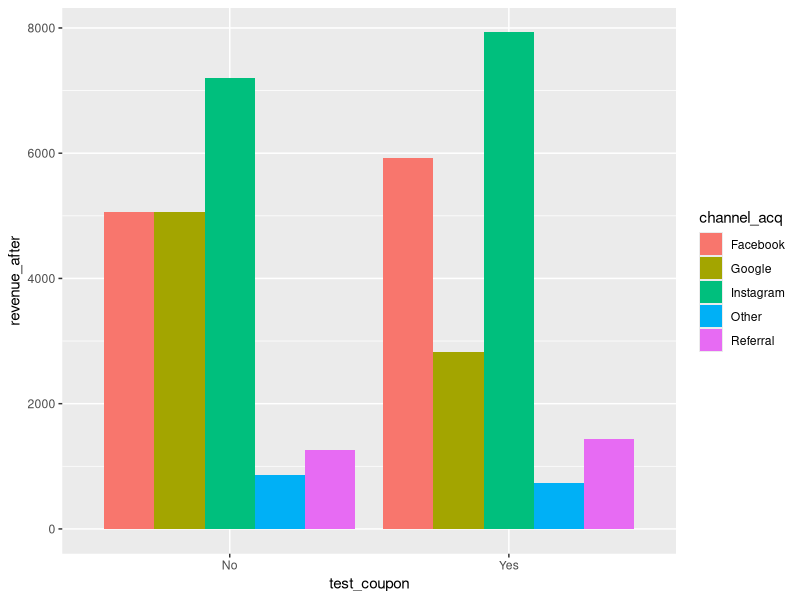
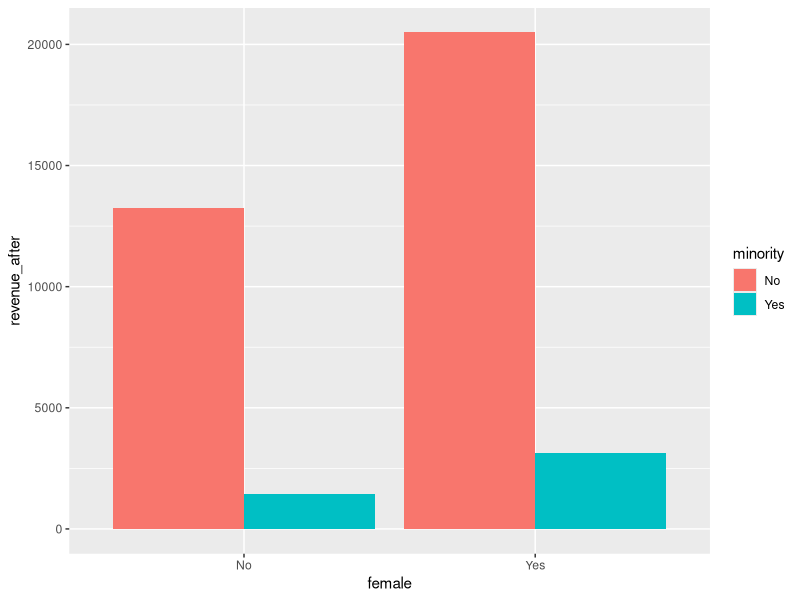
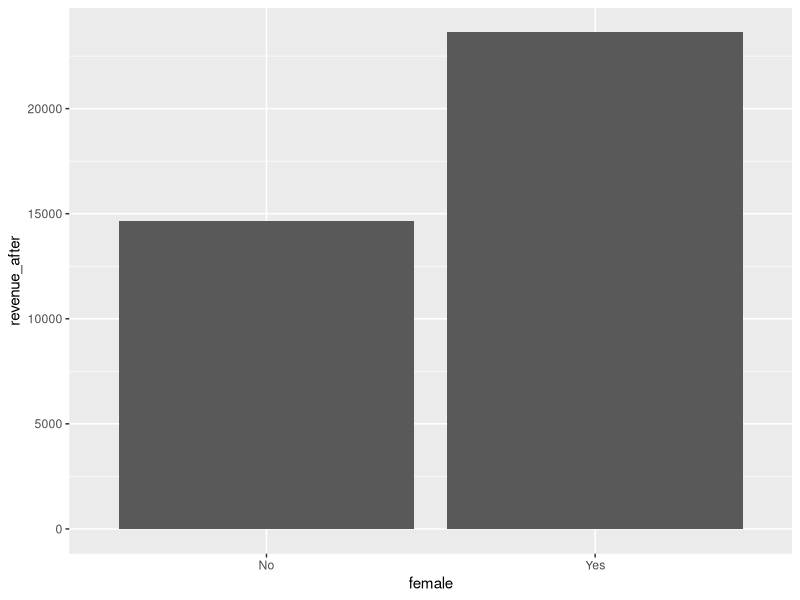
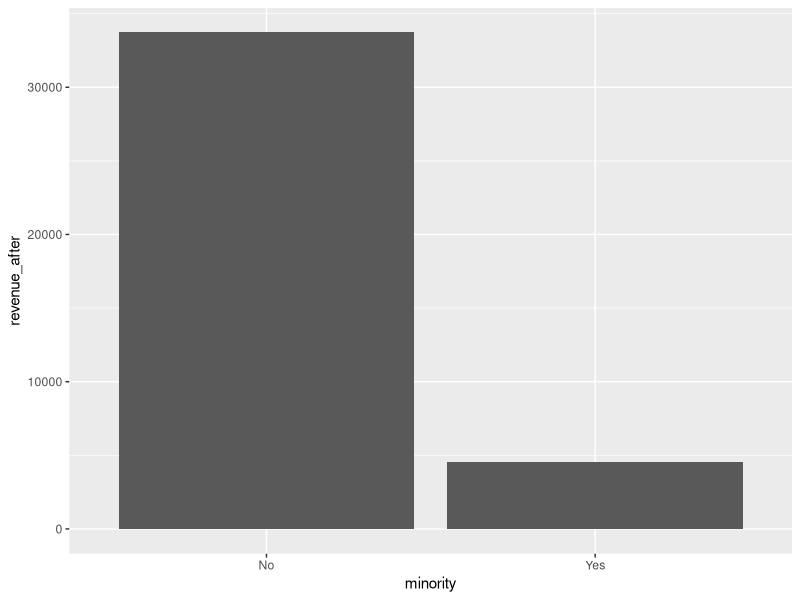
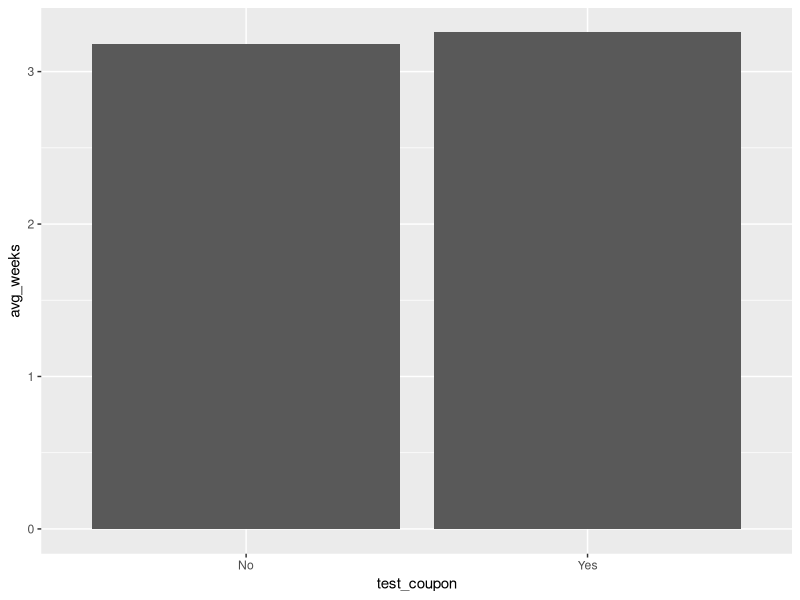
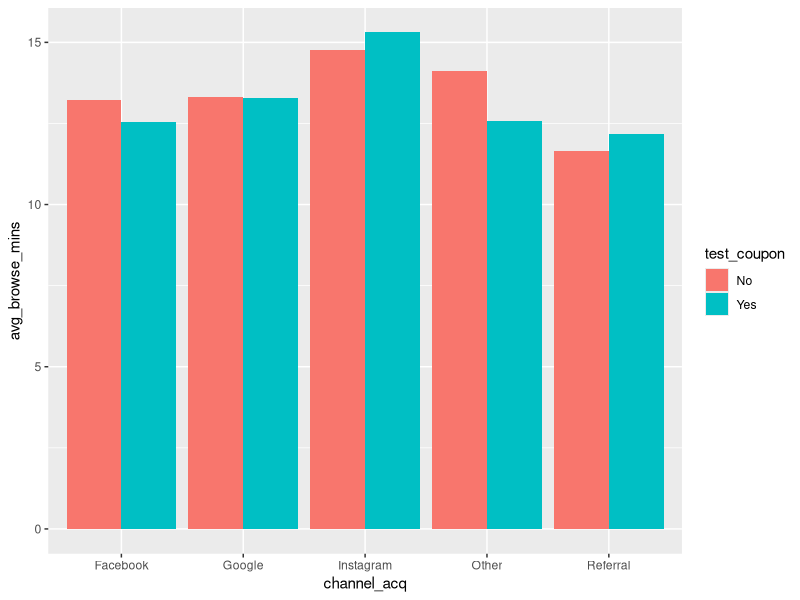
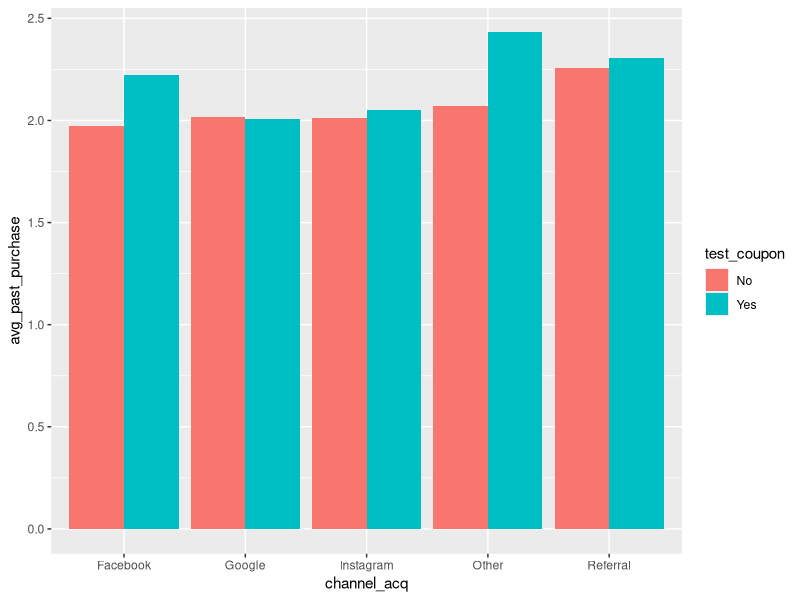
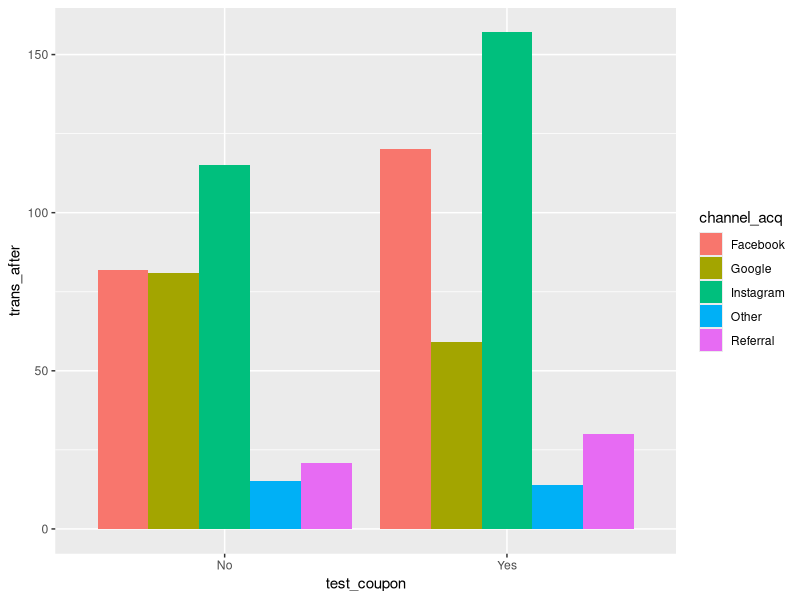

R code for these plots, in order: (Note: this script raises an error after producing the figures.)
library(dplyr)
library(ggplot2)

#loading artea dataset

artea_ab = read.csv("521703-XLS-ENG.xlsx - AB_test.csv")
artea_nc = read.csv("521703-XLS-ENG.xlsx - Next_Campaign.csv")

attach(artea_ab)
attach(artea_nc)

# summary of dataset
summary(artea_ab)
summary(artea_nc)

################ Graphical analysis ########################################
# analysis at channel level
df = artea_ab %>% group_by(channel_acq,test_coupon )  %>%
  summarise(revenue_after = sum(revenue_after),
            .groups = 'drop')

df$channel_acq = ifelse(df$channel_acq=="1","Google",df$channel_acq)
df$channel_acq = ifelse(df$channel_acq=="2","Facebook",df$channel_acq)
df$channel_acq = ifelse(df$channel_acq=="3","Instagram",df$channel_acq)
df$channel_acq = ifelse(df$channel_acq=="4","Referral",df$channel_acq)
df$channel_acq = ifelse(df$channel_acq=="5","Other",df$channel_acq)

df$test_coupon = ifelse(df$test_coupon=="1","Yes","No")

#ggplot(df, aes(fill=channel_acq, y=revenue_after, x=test_coupon)) + geom_bar(position="stack", stat = "identity")

ggplot(df, aes(fill=channel_acq, y=revenue_after, x=test_coupon)) + 
  geom_bar(position="dodge", stat="identity")

# at gender and minor level
df2 = artea_ab %>% group_by(female,minority )  %>%
  summarise(revenue_after = sum(revenue_after),
            .groups = 'drop')

df2$female = ifelse(df2$female=="1","Yes","No")
df2$minority = ifelse(df2$minority=="1","Yes","No")

ggplot(df2, aes(fill=minority, y=revenue_after, x=female)) + 
  geom_bar(position="dodge", stat="identity")

# female expenditure analysis
df3 = artea_ab %>% group_by(female)  %>%
  summarise(revenue_after = sum(revenue_after),
            .groups = 'drop')

df3$female = ifelse(df3$female=="1","Yes","No")

ggplot(df3, aes(y=revenue_after, x=female)) + 
  geom_bar(stat="identity")

# Minority expenditure analysis
df4 = artea_ab %>% group_by(minority )  %>%
  summarise(revenue_after = sum(revenue_after),
            .groups = 'drop')

df4$minority = ifelse(df4$minority=="1","Yes","No")

ggplot(df4, aes(y=revenue_after, x=minority)) + 
  geom_bar(stat="identity")

#################### General analysis of variables with test coupon ##################
# average weeks since visits for coupon holders
df4 = artea_ab %>% group_by(test_coupon)  %>%
  summarise(avg_weeks = mean(weeks_since_visit),
            .groups = 'drop')

df4$test_coupon = ifelse(df4$test_coupon=="1","Yes","No")

ggplot(df4, aes(y=avg_weeks, x=test_coupon)) + 
  geom_bar(stat="identity")

# time spent on web
df5 = artea_ab %>% group_by(channel_acq,test_coupon)  %>%
  summarise(avg_browse_mins = mean(browsing_minutes),
            .groups = 'drop')

df5$test_coupon = ifelse(df5$test_coupon=="1","Yes","No")
df5$channel_acq = ifelse(df5$channel_acq=="1","Google",df5$channel_acq)
df5$channel_acq = ifelse(df5$channel_acq=="2","Facebook",df5$channel_acq)
df5$channel_acq = ifelse(df5$channel_acq=="3","Instagram",df5$channel_acq)
df5$channel_acq = ifelse(df5$channel_acq=="4","Referral",df5$channel_acq)
df5$channel_acq = ifelse(df5$channel_acq=="5","Other",df5$channel_acq)

ggplot(df5, aes(fill= test_coupon,y=avg_browse_mins, x=channel_acq)) + 
  geom_bar(position="dodge",stat="identity")

# number of past purchases at coupon level
df6 = artea_ab %>% group_by(channel_acq,test_coupon)  %>%
  summarise(avg_past_purchase = mean(num_past_purch),
            .groups = 'drop')

df6$test_coupon = ifelse(df6$test_coupon=="1","Yes","No")
df6$channel_acq = ifelse(df6$channel_acq=="1","Google",df6$channel_acq)
df6$channel_acq = ifelse(df6$channel_acq=="2","Facebook",df6$channel_acq)
df6$channel_acq = ifelse(df6$channel_acq=="3","Instagram",df6$channel_acq)
df6$channel_acq = ifelse(df6$channel_acq=="4","Referral",df6$channel_acq)
df6$channel_acq = ifelse(df6$channel_acq=="5","Other",df6$channel_acq)

ggplot(df6, aes(fill= test_coupon,y=avg_past_purchase, x=channel_acq)) + 
  geom_bar(position="dodge",stat="identity")

########## graphical analysis of transactions ####################################
# analysis at channel level
df = artea_ab %>% group_by(channel_acq,test_coupon )  %>%
  summarise(trans_after = sum(trans_after),
            .groups = 'drop')

df$channel_acq = ifelse(df$channel_acq=="1","Google",df$channel_acq)
df$channel_acq = ifelse(df$channel_acq=="2","Facebook",df$channel_acq)
df$channel_acq = ifelse(df$channel_acq=="3","Instagram",df$channel_acq)
df$channel_acq = ifelse(df$channel_acq=="4","Referral",df$channel_acq)
df$channel_acq = ifelse(df$channel_acq=="5","Other",df$channel_acq)

df$test_coupon = ifelse(df$test_coupon=="1","Yes","No")

#ggplot(df, aes(fill=channel_acq, y=revenue_after, x=test_coupon)) + geom_bar(position="stack", stat = "identity")

ggplot(df, aes(fill=channel_acq, y=trans_after, x=test_coupon)) + 
  geom_bar(position="dodge", stat="identity")

# at gender and minor level
df2 = artea_ab %>% group_by(female,minority )  %>%
  summarise(trans_after = sum(trans_after),
            .groups = 'drop')

df2$female = ifelse(df2$female=="1","Yes","No")
df2$minority = ifelse(df2$minority=="1","Yes","No")

ggplot(df2, aes(fill=minority, y=trans_after, x=female)) + 
  geom_bar(position="dodge", stat="identity")

# female expenditure analysis
df3 = artea_ab %>% group_by(female)  %>%
  summarise(trans_after = sum(trans_after),
            .groups = 'drop')

df3$female = ifelse(df3$female=="1","Yes","No")

ggplot(df3, aes(y=trans_after, x=female)) + 
  geom_bar(stat="identity")

# Minority expenditure analysis
df4 = artea_ab %>% group_by(minority )  %>%
  summarise(trans_after = sum(trans_after),
            .groups = 'drop')

df4$minority = ifelse(df4$minority=="1","Yes","No")

ggplot(df4, aes(y=trans_after, x=minority)) + 
  geom_bar(stat="identity")

################# t-test for variables #############################################
t.test(artea_ab$test_coupon[artea_ab$test_coupon=="1"], artea_ab$num_past_purch)
t.test(artea_ab$test_coupon[artea_ab$test_coupon=="0"], artea_ab$num_past_purch)

t.test(artea_ab$test_coupon[artea_ab$test_coupon=="1"], artea_ab$spent_last_purchase)
t.test(artea_ab$test_coupon[artea_ab$test_coupon=="0"], artea_ab$spent_last_purchase)

t.test(artea_ab$test_coupon[artea_ab$test_coupon=="1"], artea_ab$weeks_since_visit)
t.test(artea_ab$test_coupon[artea_ab$test_coupon=="0"], artea_ab$weeks_since_visit)

t.test(artea_ab$test_coupon[artea_ab$test_coupon=="1"], artea_ab$browsing_minutes)
t.test(artea_ab$test_coupon[artea_ab$test_coupon=="0"], artea_ab$browsing_minutes)

# Just for reference (not useful to compare the data split was done randomly since 
#                     the columns used below came after the promotion)

t.test(artea_ab$test_coupon[artea_ab$test_coupon=="1"], artea_ab$trans_after)
t.test(artea_ab$test_coupon[artea_ab$test_coupon=="0"], artea_ab$trans_after)

t.test(artea_ab$test_coupon[artea_ab$test_coupon=="1"], artea_ab$revenue_after)
t.test(artea_ab$test_coupon[artea_ab$test_coupon=="0"], artea_ab$revenue_after)

########################### dummy variables for channels####################################
artea_ab$facebook <- ifelse(artea_ab$channel_acq == 2, 1, 0)
artea_ab$google <- ifelse(artea_ab$channel_acq == 1, 1, 0)
artea_ab$instagram <- ifelse(artea_ab$channel_acq == 3, 1, 0)
artea_ab$other <- ifelse(artea_ab$channel_acq == 5, 1, 0)
artea_ab$referral <- ifelse(artea_ab$channel_acq == 4, 1, 0)

################# correlation within data ##########################################
# transaction after
cor(artea_ab$trans_after, artea_ab$revenue_after, method = 'spearman')
cor(artea_ab$trans_after, artea_ab$test_coupon, method = 'spearman')
cor(artea_ab$trans_after, artea_ab$minority, method = 'spearman')
cor(artea_ab$trans_after, artea_ab$female, method = 'spearman')
cor(artea_ab$trans_after, artea_ab$facebook, method = 'spearman')
cor(artea_ab$trans_after, artea_ab$google, method = 'spearman')
cor(artea_ab$trans_after, artea_ab$instagram, method = 'spearman')
cor(artea_ab$trans_after, artea_ab$other, method = 'spearman')
cor(artea_ab$trans_after, artea_ab$referral, method = 'spearman')
cor(artea_ab$trans_after, artea_ab$num_past_purch, method = 'spearman')
cor(artea_ab$trans_after, artea_ab$spent_last_purchase, method = 'spearman')
cor(artea_ab$trans_after, artea_ab$weeks_since_visit, method = 'spearman')
cor(artea_ab$trans_after, artea_ab$browsing_minutes, method = 'spearman')
cor(artea_ab$trans_after, artea_ab$shopping_cart, method = 'spearman')

# revenue after
cor(artea_ab$revenue_after, artea_ab$revenue_after, method = 'spearman')
cor(artea_ab$revenue_after, artea_ab$test_coupon, method = 'spearman')
cor(artea_ab$revenue_after, artea_ab$minority, method = 'spearman')
cor(artea_ab$revenue_after, artea_ab$female, method = 'spearman')
cor(artea_ab$revenue_after, artea_ab$facebook, method = 'spearman')
cor(artea_ab$revenue_after, artea_ab$google, method = 'spearman')
cor(artea_ab$revenue_after, artea_ab$instagram, method = 'spearman')
cor(artea_ab$revenue_after, artea_ab$other, method = 'spearman')
cor(artea_ab$revenue_after, artea_ab$referral, method = 'spearman')
cor(artea_ab$revenue_after, artea_ab$num_past_purch, method = 'spearman')
cor(artea_ab$revenue_after, artea_ab$spent_last_purchase, method = 'spearman')
cor(artea_ab$revenue_after, artea_ab$weeks_since_visit, method = 'spearman')
cor(artea_ab$revenue_after, artea_ab$browsing_minutes, method = 'spearman')
cor(artea_ab$revenue_after, artea_ab$shopping_cart, method = 'spearman')

####################################### regression model######################################
install.packages("tidyverse")
install.packages("caret")
install.packages("leaps")

library(tidyverse)
library(caret)
library(leaps)
library(MASS)
set.seed(123)

# Set up repeated k-fold cross-validation
train.control <- trainControl(method = "cv", number = 10)

# Train the model
step.model <- train(revenue_after ~ facebook+
                                    google+
                                    instagram+
                                    other+
                                    referral+
                                    num_past_purch+
                                    spent_last_purchase+
                                    weeks_since_visit+
                                    browsing_minutes+
                                    shopping_cart, 
                    data = artea_ab,
                    method = "leapBackward", 
                    tuneGrid = data.frame(nvmax = 1:5),
                    trControl = train.control
)
step.model$results

step.model$bestTune

summary(step.model$finalModel)

coef(step.model$finalModel, 5)

model = lm(revenue_after ~ 
#     female+ (removing female to validate the next campaign data set as it don't have female)
     google+
     num_past_purch+
     spent_last_purchase+
     weeks_since_visit+
     shopping_cart, 
   data = artea_ab)

summary(model)

########################### Model validation on next campaign dataset ###################################

test_data = artea_nc

test_data$facebook <- ifelse(test_data$channel_acq == 2, 1, 0)
test_data$google <- ifelse(test_data$channel_acq == 1, 1, 0)
test_data$instagram <- ifelse(test_data$channel_acq == 3, 1, 0)
test_data$other <- ifelse(test_data$channel_acq == 5, 1, 0)
test_data$referral <- ifelse(test_data$channel_acq == 4, 1, 0)

sapply(test_data, class)

predictions <- predict(model, test_data)

data.frame(R2 = R2(predictions, test_data $ Volume), 
           RMSE = RMSE(predictions, test_data $ Volume), 
           MAE = MAE(predictions, test_data $ Volume))

######### Regression of trans after and revenue after without backward  elimination and max r-squared value
######### Also, using features which are not present in validation set (next campaign data)

model2 = lm(revenue_after ~ 
             test_coupon+
             facebook+
             google+
             instagram+
             other+
             referral+
             num_past_purch+
             spent_last_purchase+
             weeks_since_visit+
             browsing_minutes+
             shopping_cart, 
           data = artea_ab)

summary(model2)

model3 = lm(trans_after ~ 
             test_coupon+
             facebook+
             google+
             instagram+
             other+
             referral+
             num_past_purch+
             spent_last_purchase+
             weeks_since_visit+
             browsing_minutes+
             shopping_cart, 
           data = artea_ab)

summary(model3)

#################################################################################
############## Considering shopping cart * test coupon for regression ###########

artea_ab$coup_cart = artea_ab$test_coupon * artea_ab$shopping_cart 
model4 = lm(revenue_after ~ 
              test_coupon+
              facebook+
              google+
              instagram+
              other+
              referral+
              num_past_purch+
              spent_last_purchase+
              weeks_since_visit+
              browsing_minutes+
              shopping_cart+
              coup_cart, 
            data = artea_ab)

summary(model4)

############## Considering facebook * test coupon for regression ###########

artea_ab$coup_facebook = artea_ab$test_coupon * artea_ab$facebook 
model5 = lm(revenue_after ~ 
              test_coupon+
              facebook+
              google+
              instagram+
              other+
              referral+
              num_past_purch+
              spent_last_purchase+
              weeks_since_visit+
              browsing_minutes+
              shopping_cart+
              coup_facebook, 
            data = artea_ab)

summary(model5)

############## Considering google * test coupon for regression ###########

artea_ab$coup_google = artea_ab$test_coupon * artea_ab$google 
model6 = lm(revenue_after ~ 
              test_coupon+
              facebook+
              google+
              instagram+
              other+
              referral+
              num_past_purch+
              spent_last_purchase+
              weeks_since_visit+
              browsing_minutes+
              shopping_cart+
              coup_google, 
            data = artea_ab)

summary(model6)

############## Considering instagram * test coupon for regression ###########

artea_ab$coup_instagram = artea_ab$test_coupon * artea_ab$instagram 
model7 = lm(revenue_after ~ 
              test_coupon+
              facebook+
              google+
              instagram+
              other+
              referral+
              num_past_purch+
              spent_last_purchase+
              weeks_since_visit+
              browsing_minutes+
              shopping_cart+
              coup_instagram, 
            data = artea_ab)

summary(model7)

############## Considering referral * test coupon for regression ###########

artea_ab$coup_referral = artea_ab$test_coupon * artea_ab$referral
model8 = lm(revenue_after ~ 
              test_coupon+
              facebook+
              google+
              instagram+
              other+
              referral+
              num_past_purch+
              spent_last_purchase+
              weeks_since_visit+
              browsing_minutes+
              shopping_cart+
              coup_referral, 
            data = artea_ab)

summary(model8)

############## Considering other * test coupon for regression ###########

artea_ab$coup_other = artea_ab$test_coupon * artea_ab$other 
model9 = lm(revenue_after ~ 
              test_coupon+
              facebook+
              google+
              instagram+
              other+
              referral+
              num_past_purch+
              spent_last_purchase+
              weeks_since_visit+
              browsing_minutes+
              shopping_cart+
              coup_other, 
            data = artea_ab)

summary(model9)

############## Considering browsing minutes * test coupon for regression ###########

artea_ab$coup_browse_mins = ifelse(artea_ab$browsing_minutes >= mean(artea_ab$browsing_minutes) & artea_ab$test_coupon == 1, artea_ab$browsing_minutes, 0)
model10 = lm(revenue_after ~ 
              test_coupon+
              facebook+
              google+
              instagram+
              other+
              referral+
              num_past_purch+
              spent_last_purchase+
              weeks_since_visit+
              browsing_minutes+
              shopping_cart+
              coup_browse_mins, 
            data = artea_ab)

summary(model10)

############## Considering week since visit <= 1 * test coupon for regression ###########

artea_ab$coup_week_visit = ifelse(artea_ab$weeks_since_visit <= 1 & artea_ab$test_coupon == 1, 1, 0)
model11 = lm(revenue_after ~ 
              test_coupon+
              facebook+
              google+
              instagram+
              other+
              referral+
              num_past_purch+
              spent_last_purchase+
              weeks_since_visit+
              browsing_minutes+
              shopping_cart+
              coup_week_visit, 
            data = artea_ab)

summary(model11)

############## Considering avg number of past purchase * test coupon for regression ###########

artea_ab$coup_past_pur = ifelse(artea_ab$num_past_purch >= mean(artea_ab$num_past_purch) & artea_ab$test_coupon == 1, 1, 0)
model12 = lm(revenue_after ~ 
              test_coupon+
              facebook+
              google+
              instagram+
              other+
              referral+
              num_past_purch+
              spent_last_purchase+
              weeks_since_visit+
              browsing_minutes+
              shopping_cart+
              coup_past_pur, 
            data = artea_ab)

summary(model12)

##################################################################################################
################# Validating above models on next campaign data set 
################# three conditions: 
################# 1. All customers are sent coupons, 
################# 2. No coupons are sent to any customers 
################# 3. On groups created above in different models

##### model 4 ######
###  three situation for creating coup cart (0 for all,1 for all and 1 for people having cart loaded)
### (line 513, 517), (line 514,518 and (line 515, 519)

test_data$test_coupon = 1
test_data$test_coupon = 0
test_data$test_coupon = ifelse(test_data$shopping_cart > 0, 1, 0)

test_data$coup_cart = 1
test_data$coup_cart = 0
test_data$coup_cart = test_data$test_coupon * test_data$shopping_cart

sapply(test_data, class)

pred1 <- predict(model4, test_data)
pred2 <- predict(model4, test_data)
pred3 <- predict(model4, test_data)

sum(pred1)
sum(pred2)
sum(pred3)

data.frame(R2 = R2(predictions, test_data), 
           RMSE = RMSE(predictions, test_data), 
           MAE = MAE(predictions, test_data))

##### model 6 ######

test_data$test_coupon = 1
test_data$test_coupon = 0
test_data$test_coupon = ifelse(test_data$google > 0, 1, 0)

test_data$coup_google = 1
test_data$coup_google = 0
test_data$coup_google = test_data$test_coupon * test_data$google

sapply(test_data, class)

pred1 <- predict(model6, test_data)
pred2 <- predict(model6, test_data)
pred3 <- predict(model6, test_data)

sum(pred1)
sum(pred2)
sum(pred3)

##### model 7 ######

test_data$test_coupon = 1
test_data$test_coupon = 0
test_data$test_coupon = ifelse(test_data$shopping_cart > 0, 1, 0)

test_data$coup_instagram = 1
test_data$coup_instagram = 0
test_data$coup_instagram = test_data$test_coupon * test_data$coup_instagram

sapply(test_data, class)

pred1 <- predict(model7, test_data)
pred2 <- predict(model7, test_data)
pred3 <- predict(model7, test_data)

sum(pred1)
sum(pred2)
sum(pred3)

##### model 12 ######

test_data$test_coupon = 1
test_data$test_coupon = 0
test_data$test_coupon = ifelse(test_data$shopping_cart > 0, 1, 0)

test_data$coup_past_pur = 1
test_data$coup_past_pur = 0
test_data$coup_past_pur = ifelse(test_data$num_past_purch >= mean(test_data$num_past_purch) & test_data$test_coupon == 1, 1, 0)

sapply(test_data, class)

pred1 <- predict(model12, test_data)
pred2 <- predict(model12, test_data)
pred3 <- predict(model12, test_data)

sum(pred1)
sum(pred2)
sum(pred3)
